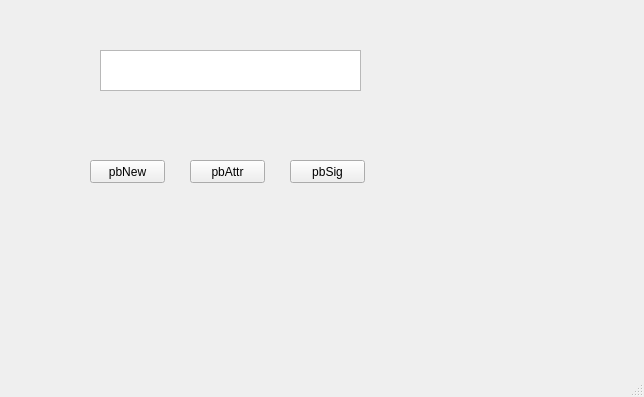
<?xml version="1.0" encoding="UTF-8"?>
<ui version="4.0">
 <class>MainWindow</class>
 <widget class="QMainWindow" name="MainWindow">
  <property name="geometry">
   <rect>
    <x>0</x>
    <y>0</y>
    <width>644</width>
    <height>397</height>
   </rect>
  </property>
  <property name="windowTitle">
   <string>MainWindow</string>
  </property>
  <widget class="QWidget" name="centralwidget">
   <widget class="QTextBrowser" name="textDisplay">
    <property name="geometry">
     <rect>
      <x>100</x>
      <y>50</y>
      <width>261</width>
      <height>41</height>
     </rect>
    </property>
   </widget>
   <widget class="QPushButton" name="pushButton_new">
    <property name="geometry">
     <rect>
      <x>90</x>
      <y>160</y>
      <width>75</width>
      <height>23</height>
     </rect>
    </property>
    <property name="text">
     <string>pbNew</string>
    </property>
   </widget>
   <widget class="QPushButton" name="pushButton_signal">
    <property name="geometry">
     <rect>
      <x>190</x>
      <y>160</y>
      <width>75</width>
      <height>23</height>
     </rect>
    </property>
    <property name="text">
     <string>pbAttr</string>
    </property>
   </widget>
   <widget class="QPushButton" name="pushButton_attr">
    <property name="geometry">
     <rect>
      <x>290</x>
      <y>160</y>
      <width>75</width>
      <height>23</height>
     </rect>
    </property>
    <property name="text">
     <string>pbSig</string>
    </property>
   </widget>
  </widget>
  <widget class="QMenuBar" name="menubar">
   <property name="geometry">
    <rect>
     <x>0</x>
     <y>0</y>
     <width>644</width>
     <height>23</height>
    </rect>
   </property>
  </widget>
  <widget class="QStatusBar" name="statusbar"/>
 </widget>
 <resources/>
 <connections/>
</ui>
